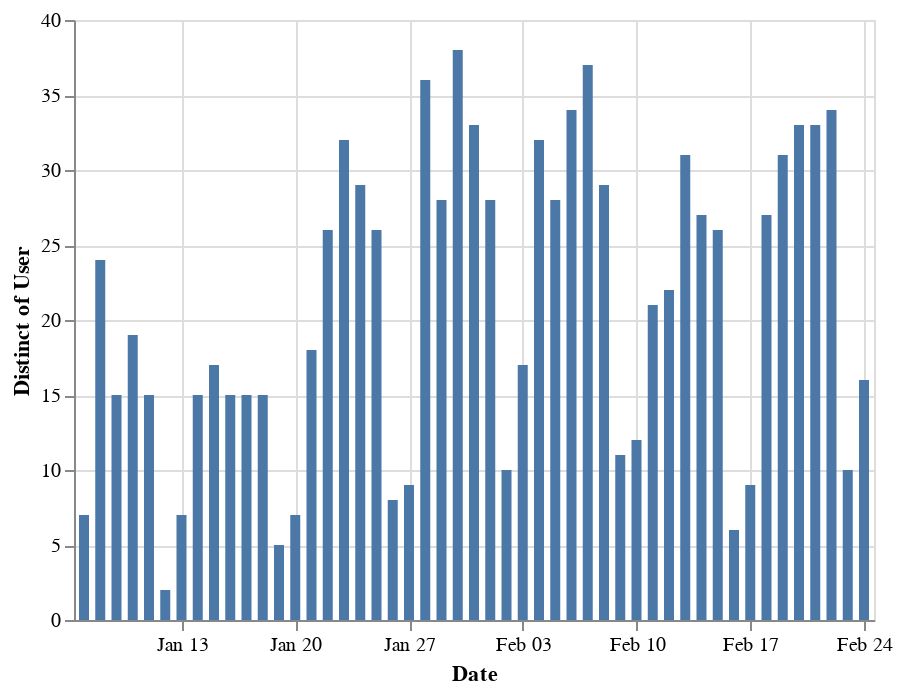

Notebook source saved alongside this figure:
### Code cell
data_range = df[(df['Date'] > '2019-01-06') & (df['Date'] < '2019-02-25')]

alt.Chart(data_range).mark_bar().encode(
    x='Date:T',
    y='distinct(User)'
)

### Figure 1 — Vega-Lite specification as saved in the notebook (floating-point values rounded to 4 significant figures; data arrays with more than 128 entries replaced by an {"elided": "..."} marker saying what was removed)
{"$schema": "https://vega.github.io/schema/vega-lite/v2.6.0.json", "config": {"view": {"height": 300, "width": 400}}, "data": {"name": "data-372e98d84162868ccf536a89d797d080"}, "datasets": {"data-372e98d84162868ccf536a89d797d080": {"elided": "1623 records"}}, "encoding": {"x": {"field": "Date", "type": "temporal"}, "y": {"aggregate": "distinct", "field": "User", "type": "nominal"}}, "mark": "bar"}
